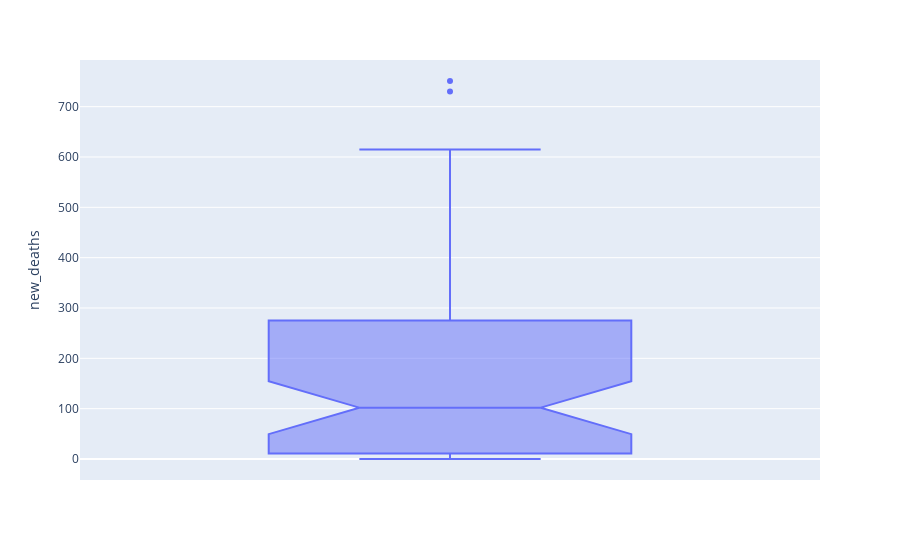

Notebook source saved alongside this figure:
### Code cell
px.box(
     df_new[70:],
     y="new_deaths",
     notched=True,
 )

### Figure 1 — Plotly figure (JSON) as saved in the notebook; plotly's stock layout.template omitted (floating-point values rounded to 4 significant figures)
{"data": [{"alignmentgroup": "True", "hoverlabel": {"namelength": 0}, "hovertemplate": "new_deaths=%{y}", "legendgroup": "", "marker": {"color": "#636efa"}, "name": "", "notched": true, "offsetgroup": "", "orientation": "v", "showlegend": false, "type": "box", "x0": " ", "xaxis": "x", "y": [0, 0, 0, 0, 0, 0, 0, 0, 1, 3, 2, 5, 7, 7, 9, 12, 11, 20, 15, 22, 22, 23, 42, 40, 58, 60, 73, 54, 67, 114, 133, 141, 115, 68, 99, 105, 204, 204, 188, 217, 206, 115, 113, 166, 165, 407, 357, 346, 189, 338, 474, 449, 435, 428, 421, 275, 296, 600, 615, 610, 751, 730], "y0": " ", "yaxis": "y"}], "layout": {"boxmode": "group", "legend": {"tracegroupgap": 0}, "margin": {"t": 60}, "xaxis": {"anchor": "y", "domain": [0, 1]}, "yaxis": {"anchor": "x", "domain": [0, 1], "title": {"text": "new_deaths"}}}}
